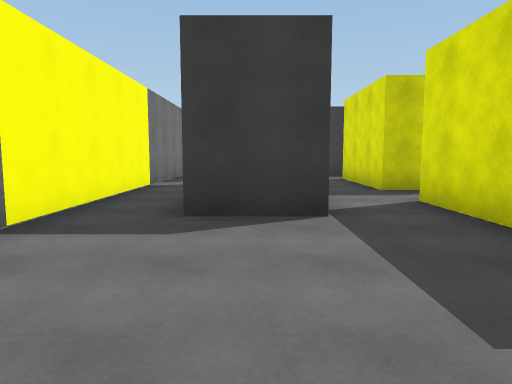
View 1 (above)

22 first-person views from a walk through a scene from a Unity 3-D project. The camera is 1.3 m above the floor, tilts 6° down and sees 70° across. The floor is counted in squares, 2 m on a side. Each view is taken from the middle of a square. On the plan, view 1 faces up. The plan holds only what a view shows up to about 11 squares ahead; the rest is blank. The player character is not drawn.

View 2
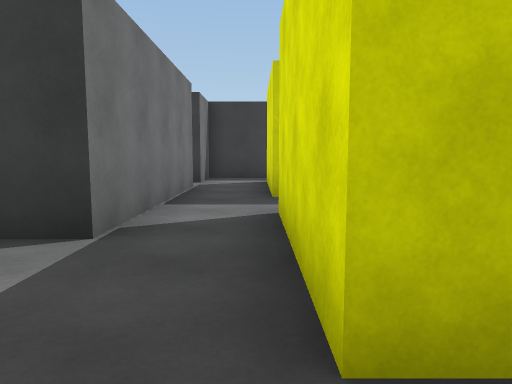

View 3
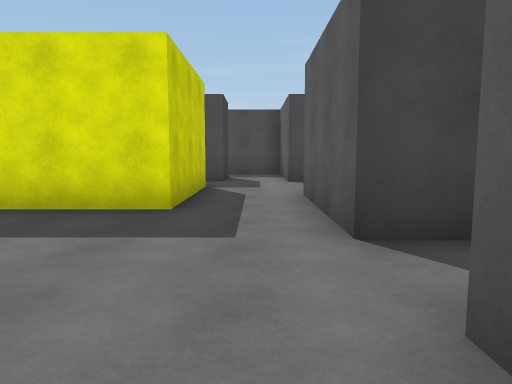

View 4
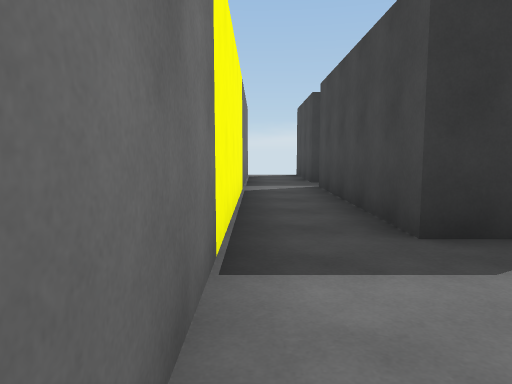

View 5
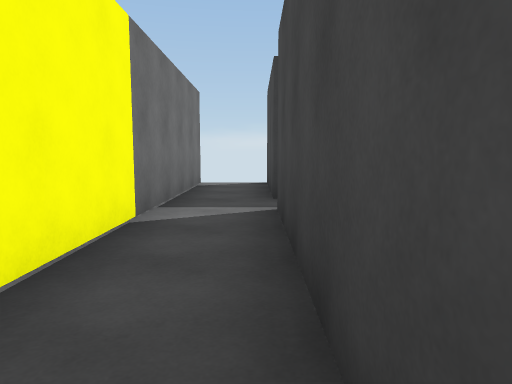

View 6
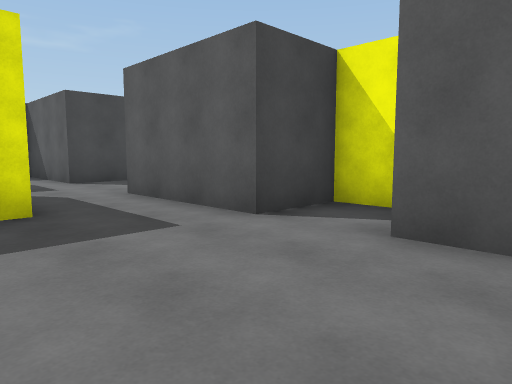

View 7
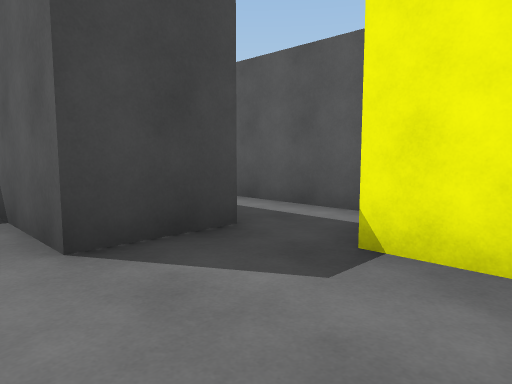

View 8
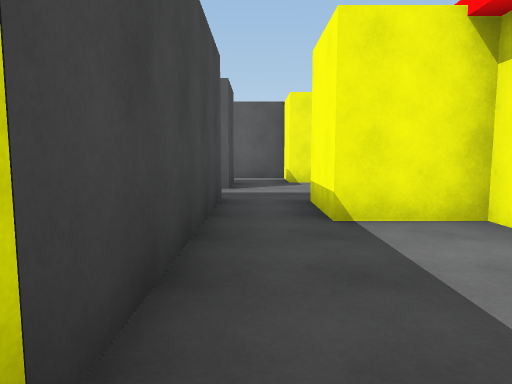

View 9
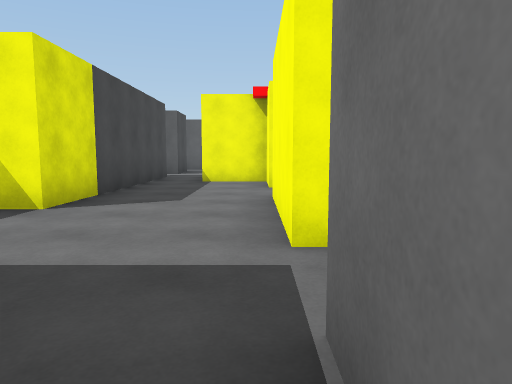

View 10
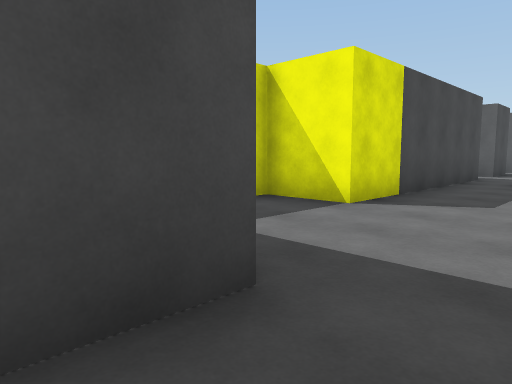

View 11
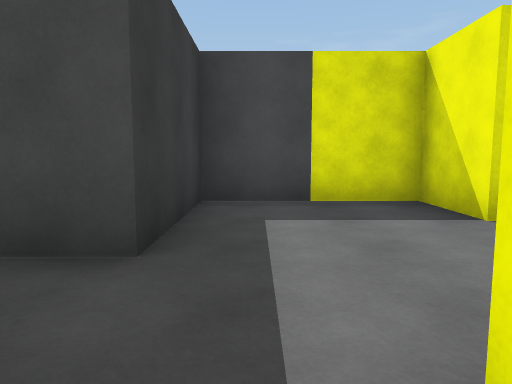

View 12
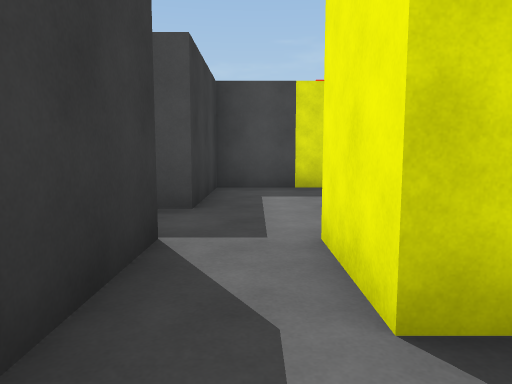

View 13
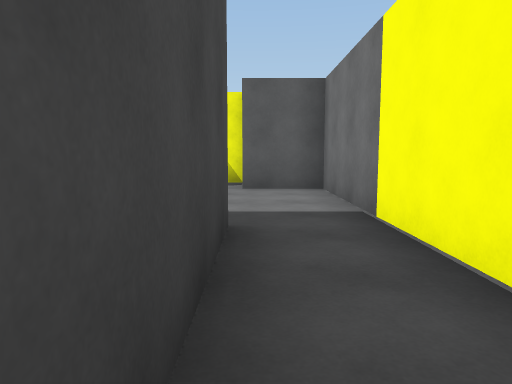

View 14
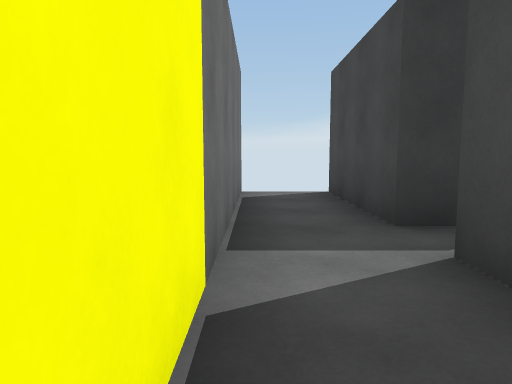

View 15
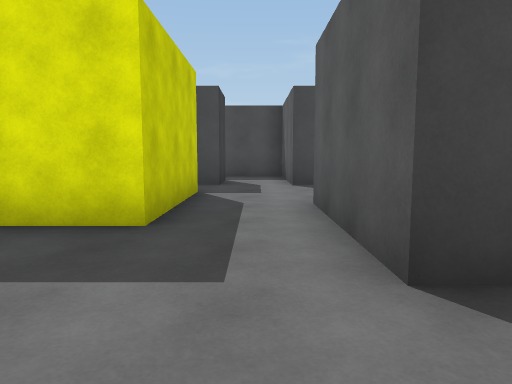

View 16
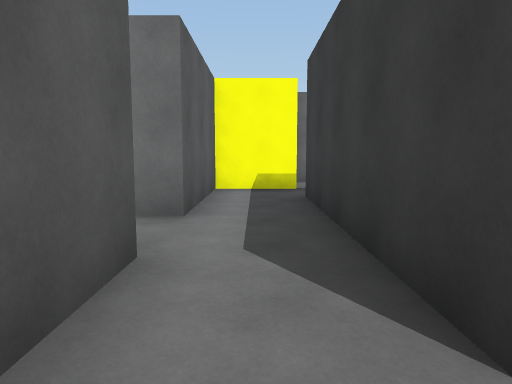

View 17
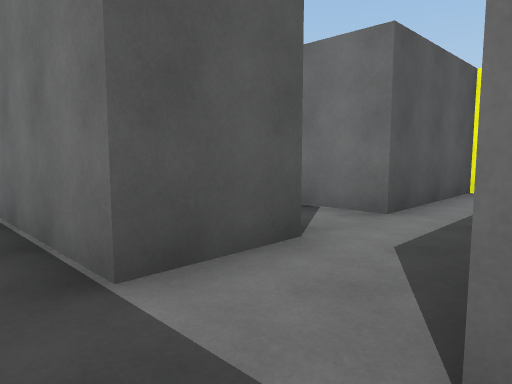

View 18
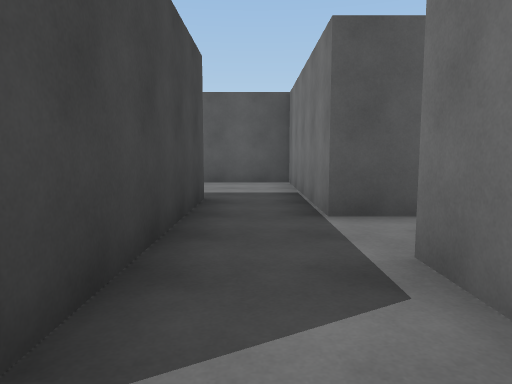

View 19
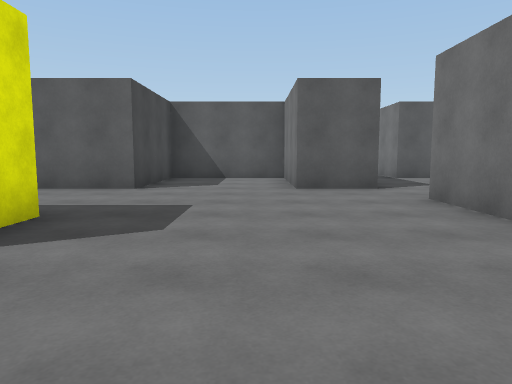

View 20
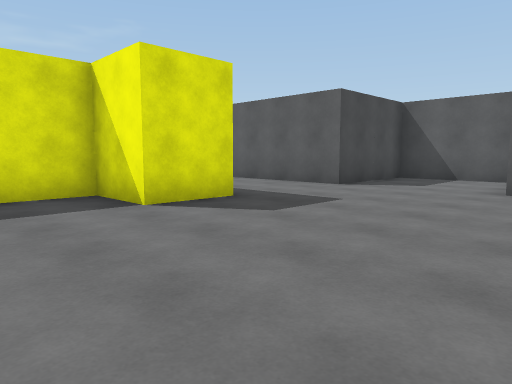

View 21
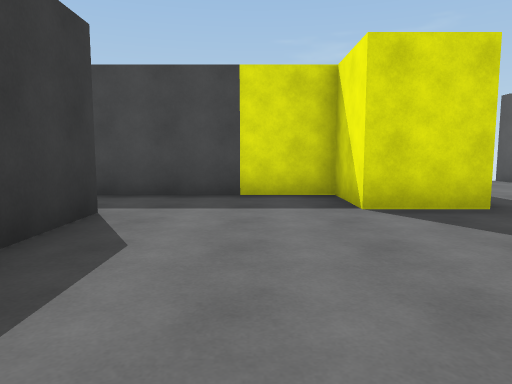

View 22
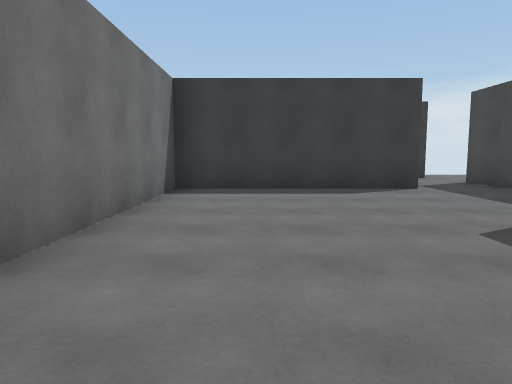

### Floor plan
Ten units are one square. View 1 is at (0, 0); x grows to the right and y downward. Boxes are objects, and circles mark ways between rooms. Rooms are numbered by the first view taken in them; rooms with no view inside come last. Other rooms are left out.
<svg viewBox="-27 -127 250 177">
<path fill="none" stroke="#000" d="M8 -37 -7 -37 -7 -82M8 -92 -7 -92 -7 -122M35 -20 23 -20 23 -50M-8 13 7 13 7 -2 38 -2M-22 -122 -22 -2 -7 -2M42 13 52 13 52 27 82 27M80 -17 65 -17 65 -34M85 12 65 12 65 -2 85 -2M52 -35 52 -20 35 -20M37 -95 37 -66M37 -45 37 -35 52 -35M37 -117 37 -107M65 -34 65 -78 80 -78 80 -107 52 -107 52 -119M23 -85 23 -95 37 -95M37 -107 8 -107 8 -92M112 27 112 45M110 4 110 12M127 42 127 -2M172 -31 172 -47 187 -47 187 -74M127 -2 142 -2 142 27 172 27 172 -2 218 -2M171 -77 125 -77 125 -18M30 -65 23 -65 23 -85M8 -82 8 -37M96 27 112 27M110 12 85 12M82 27 82 40"/>
<circle cx="30" cy="-10" r="3" fill="#2a7"/>
<circle cx="0" cy="-90" r="3" fill="#2a7"/>
<circle cx="15" cy="-40" r="3" fill="#2a7"/>
<circle cx="60" cy="-25" r="3" fill="#2a7"/>
<circle cx="75" cy="20" r="3" fill="#2a7"/>
<circle cx="30" cy="-100" r="3" fill="#2a7"/>
<circle cx="30" cy="-55" r="3" fill="#2a7"/>
<circle cx="15" cy="-75" r="3" fill="#2a7"/>
<circle cx="120" cy="5" r="3" fill="#2a7"/>
<circle cx="105" cy="20" r="3" fill="#2a7"/>
<text x="-10" y="-50">1</text>
<text x="60" y="0">2</text>
<text x="50" y="-80">3</text>
<text x="20" y="-100">4</text>
<text x="120" y="20">5</text>
<text x="160" y="-30">6</text>
<text x="20" y="-60">7</text>
<text x="100" y="20">8</text>
</svg>
Room 1 opens to room 2. Room 1 opens to room 4. Room 1 opens to room 7. Room 2 opens to room 3. Room 2 opens to room 8. Room 3 opens to room 4. Room 3 opens to room 7. Room 4 opens to room 7. Room 5 opens to room 6. Room 5 opens to room 8.

Where each view was taken, in squares from view 1:
view 1: 0 up, 0 right, facing up
view 2: 1 up, 2 right, facing up
view 3: 1 up, 2 left, facing right
view 4: 1 up, 2 left, facing up
view 5: 4 up, 1 left, facing up
view 6: 3 up, 2 left, facing down-right
view 7: 1 up, 4 right, facing down-right
view 8: 7 up, 6 right, facing down
view 9: 12 up, 4 right, facing down
view 10: 12 up, 4 right, facing down-right
view 11: 10 up, 3 right, facing right
view 12: 10 up, 1 right, facing right
view 13: 7 up, 1 left, facing down
view 14: 6 up, 2 left, facing up
view 15: 1 up, 1 left, facing right
view 16: 2 down, 12 right, facing left
view 17: 1 down, 12 right, facing down-left
view 18: 1 up, 12 right, facing down
view 19: 7 up, 15 right, facing down
view 20: 7 up, 13 right, facing down-right
view 21: 6 up, 13 right, facing right
view 22: 1 up, 14 right, facing up
